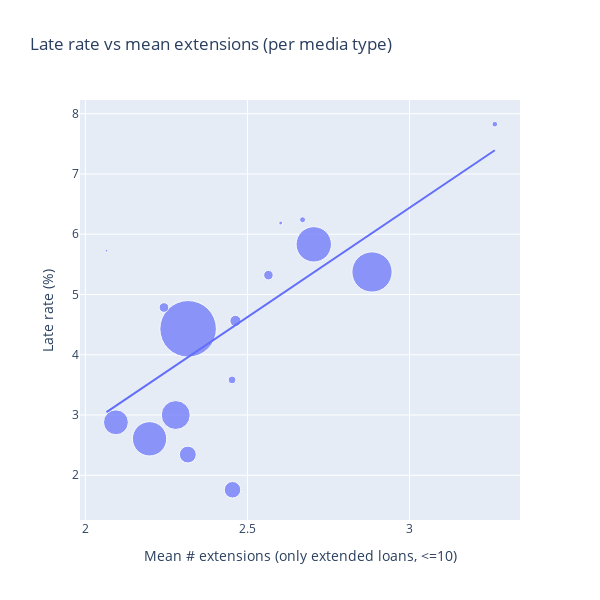

Source (notebook cell):
### Markdown cell above
So we can see a linear relationship across media types. Media types with higher percentage of loans that get extended tend to have a higher late-return rate.

But does the amount of extensions matter for the relationship?

### Code cell
extensions_without_bdd = extension_data_frame[extension_data_frame["Medientyp"] != "Bibliothek der Dinge"].copy()
extensions_without_bdd["late"] = (extensions_without_bdd["Verspätet"] == "Ja").astype(int)

ks = [1, 2, 3, 4, 5, 6, 10]

per_media = extensions_without_bdd.groupby("Medientyp").agg(
    n_loans=("issue_id", "size"),
    late_rate=("late", "mean"),
).reset_index()

for k in ks:
    per_media[f"pct_ext_ge_{k}"] = (
        extensions_without_bdd.assign(flag=extensions_without_bdd["Anzahl_Verlängerungen"] >= k)
        .groupby("Medientyp")["flag"].mean()
        .values
    )

# in %
per_media["late_rate"] *= 100
for k in ks:
    per_media[f"pct_ext_ge_{k}"] *= 100

# correlations
for k in ks:
    x = per_media[f"pct_ext_ge_{k}"].to_numpy()
    y = per_media["late_rate"].to_numpy()
    pear = np.corrcoef(x, y)[0, 1]
    spear = pd.Series(x).corr(pd.Series(y), method="spearman")
    print(f">={k}: Pearson r={pear:.3f} | Spearman ρ={spear:.3f}")


# look at extended only, remove outliers
df_ext = extensions_without_bdd[
    (extensions_without_bdd["Anzahl_Verlängerungen"] >= 1) &
    (extensions_without_bdd["Anzahl_Verlängerungen"] <= 10)
    ].copy()


mean_median_ext = (
    df_ext.groupby("Medientyp")["Anzahl_Verlängerungen"]
    .agg(mean_extensions="mean", median_extensions="median", n_extenders="size")
    .reset_index()
    .sort_values("n_extenders", ascending=False)
)

media_type_table_copy = (
    per_media[["Medientyp", "late_rate", "n_loans"]]
    .merge(mean_median_ext[["Medientyp", "mean_extensions", "n_extenders"]], on="Medientyp", how="left")
)

fig = px.scatter(
    media_type_table_copy,
    x="mean_extensions",
    y="late_rate",
    size="n_loans",
    size_max=40,
    hover_name="Medientyp",
    hover_data={
        "n_loans": True,
        "n_extenders": True,
        "mean_extensions": ":.2f",
        "late_rate": ":.2f",
    },
    labels={
        "mean_extensions": "Mean # extensions (only extended loans, <=10)",
        "late_rate": "Late rate (%)",
        "n_loans": "Loans (n)",
        "n_extenders": "Extended loans (n)"
    },
    title="Late rate vs mean extensions (per media type)",
    trendline="ols"
)

fig.update_layout(width=600, height=600)
fig.show()

x = media_type_table_copy["mean_extensions"].to_numpy()
y = media_type_table_copy["late_rate"].to_numpy()

mask = np.isfinite(x) & np.isfinite(y)   # drop NaN/inf
pearson_r = np.corrcoef(x[mask], y[mask])[0, 1]

print(f"Pearson r (mean_extensions vs late_rate): {pearson_r:.3f}")

### Figure 1 — Plotly figure (JSON) as saved in the notebook; plotly's stock layout.template omitted (floating-point values rounded to 4 significant figures)
{"data": [{"customdata": [[229082, 109092], [2845, 1457], [120497, 52700], [243468, 136603], [24089, 13883], [55474, 24924], [1345, 704], [162850, 88004], [623096, 352492], [6939, 3802], [53138, 21135], [315732, 196032], [17779, 10501], [6261, 4079], [18206, 9765], [12058, 6076]], "hovertemplate": "<b>%{hovertext}</b><br><br>Mean # extensions (only extended loans, <=10)=%{x:.2f}<br>Late rate (%)=%{y:.2f}<br>Loans (n)=%{customdata[0]}<br>Extended loans (n)=%{customdata[1]}<extra></extra>", "hovertext": ["Belletristik", "Blu-Ray", "Comic", "DVD", "Fremdsprachige Belletristik", "Hörbuch", "Kamishibai", "Kinder u. Jugend-CD", "Kinder u. Jugendbuch", "Konsolenspiel", "Musik-CD", "Sachbuch", "Spiele", "Sprachkurse", "Tonie", "Zeitschriften"], "legendgroup": "", "marker": {"color": "#636efa", "size": [229082, 2845, 120497, 243468, 24089, 55474, 1345, 162850, 623096, 6939, 53138, 315732, 17779, 6261, 18206, 12058], "sizemode": "area", "sizeref": 389.4, "symbol": "circle"}, "mode": "markers", "name": "", "orientation": "v", "showlegend": false, "x": [2.198, 2.603, 2.094, 2.705, 2.463, 2.316, 2.065, 2.279, 2.317, 2.67, 2.454, 2.884, 2.565, 3.263, 2.243, 2.453], "xaxis": "x", "y": [2.605, 6.186, 2.879, 5.832, 4.562, 2.343, 5.725, 3.0, 4.43, 6.24, 1.76, 5.374, 5.321, 7.826, 4.784, 3.583], "yaxis": "y", "type": "scatter"}, {"hovertemplate": "<b>OLS trendline</b><br>late_rate = 3.62758 * mean_extensions + -4.44379<br>R<sup>2</sup>=0.437898<br><br>Mean # extensions (only extended loans, <=10)=%{x:.2f}<br>Late rate (%)=%{y:.2f} <b>(trend)</b><extra></extra>", "legendgroup": "", "marker": {"color": "#636efa", "symbol": "circle"}, "mode": "lines", "name": "", "showlegend": false, "x": [2.065, 2.094, 2.198, 2.243, 2.279, 2.316, 2.317, 2.453, 2.454, 2.463, 2.565, 2.603, 2.67, 2.705, 2.884, 3.263], "xaxis": "x", "y": [3.048, 3.153, 3.53, 3.691, 3.823, 3.958, 3.962, 4.453, 4.458, 4.491, 4.86, 4.997, 5.242, 5.368, 6.02, 7.394], "yaxis": "y", "type": "scatter"}], "layout": {"xaxis": {"anchor": "y", "domain": [0.0, 1.0], "title": {"text": "Mean # extensions (only extended loans, <=10)"}}, "yaxis": {"anchor": "x", "domain": [0.0, 1.0], "title": {"text": "Late rate (%)"}}, "legend": {"tracegroupgap": 0, "itemsizing": "constant"}, "title": {"text": "Late rate vs mean extensions (per media type)"}, "width": 600, "height": 600}}
